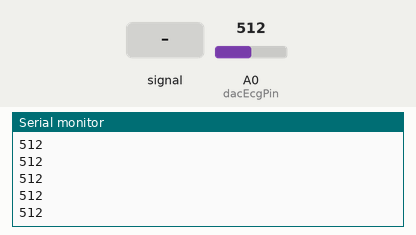
The sketch below on a simulated Arduino Uno, built with avr-gcc and run on an emulated ATmega328P. On the bench: the last lines printed to the serial monitor. The test bench sets the inputs (shaded band); at power-on: A0 (dacEcgPin) = 512.

Above: at 1.2 s.
1.3 s: A0 (dacEcgPin) fed a 200 Hz sine of ±81 counts around its level
At 1.9 s:
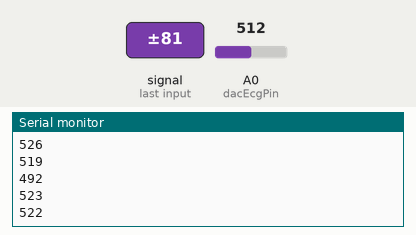
2.8 s: A0 (dacEcgPin) set to 716
At 3.4 s:
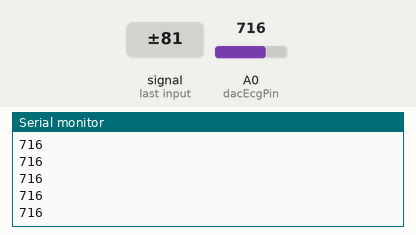
4.3 s: A0 (dacEcgPin) fed a 1000 Hz sine of ±255 counts around its level
At 5.4 s:
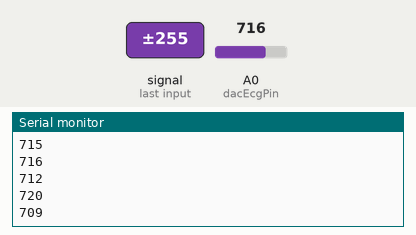
5.8 s: A0 (dacEcgPin) set to 900
At 6.3 s:
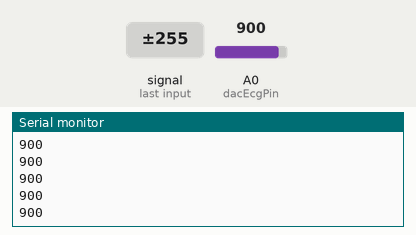
Timing chart, 0 to 8.3 s (numbered marks = the images above; inputs shaded):
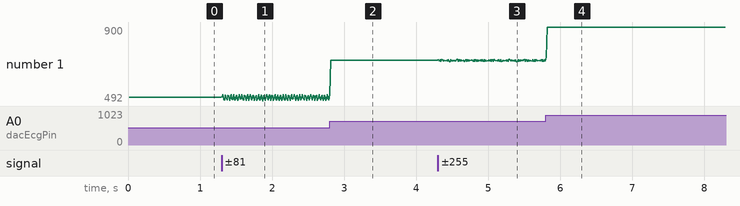

The sketch:

DACenCAN.ino
```cpp
void setup() {
  Serial.begin(115200);
  canSetup();
  //SoftSerialSetup();
}

void loop()
{
  canSend();
  ReadAndPrintDacSignal();
//  readHeartBeat();
}
```

CAN.ino
```cpp
#include <SPI.h>
#include <mcp2515.h>

const unsigned int INTERVALCAN = 100;
unsigned long prevMillisCan = 0;

struct can_frame canMsg1;

unsigned short counter = 0;
bool ready = false;

MCP2515 mcp2515(10);

void canSetup() {
  canMsg1.can_id  = 0;
  canMsg1.can_dlc = 8;
//  canMsg1.data[0] = 5;
//  canMsg1.data[1] = 10;
//  canMsg1.data[2] = 15;
//  canMsg1.data[3] = 20;
//  canMsg1.data[4] = 150;
//  canMsg1.data[5] = 15;
//  canMsg1.data[6] = 10;
//  canMsg1.data[7] = 150;

  mcp2515.reset();
  mcp2515.setBitrate(CAN_125KBPS, MCP_8MHZ);
  mcp2515.setNormalMode();
//  Serial.println("Example: Write to CAN");
}

void addData(unsigned short data2)
{
  if(counter < 8 && !ready)
  {
    canMsg1.data[counter] = map(data2, 1, 1000, 1, 255); // Has to be mapped, else the values will be too high.
    counter++;
  }
  else
  {
    counter = 0;
    ready = true;
  }
}

void canSend() {
  unsigned long currentMillis = millis();
  if (currentMillis - prevMillisCan >= INTERVALCAN && ready) {
    mcp2515.sendMessage(&canMsg1);
//    Serial.println("send");
    prevMillisCan = currentMillis;
    ready = false;
  }

}
```

Ecg.ino
```cpp
const unsigned short dacEcgPin = A0;
const unsigned int INTERVALECG = 5;
unsigned long prevMillisEcg = 0;


void ReadAndPrintDacSignal()
{
  unsigned long currentMillis = millis();
  if (currentMillis - prevMillisEcg >= INTERVALECG) {
    long sumI = 0;
    long countI = 0;
    long sumJ = 0;
    long countJ = 0;
    for (int i = 0; i < 10; i++) {
      long value;
      for (int j = 0; j < 10; j++) {
        value = analogRead(A0);
        sumJ = sumJ + value;
        ++countJ;
      }
      value = sumJ / countJ;
      sumI = sumI + value;
      ++countI;
    }
    addData(sumI / countI);
    Serial.println(sumI / countI);
    prevMillisEcg = currentMillis;
  }
}
```

Measured:
- after the input at 1.3 s, the serial monitor: prints a new line at once (image 1)
- after the input at 2.8 s, the serial monitor: prints a new line at once (image 2)
- after the input at 4.3 s, the serial monitor: prints a new line at once (image 3)
- after the input at 5.8 s, the serial monitor: prints a new line at once (image 4)
- plotted number 1: 512 → 495 after the input at 1.3 s, 495 → 716 after the input at 2.8 s, 716 → 710 after the input at 4.3 s, 710 → 900 after the input at 5.8 s
